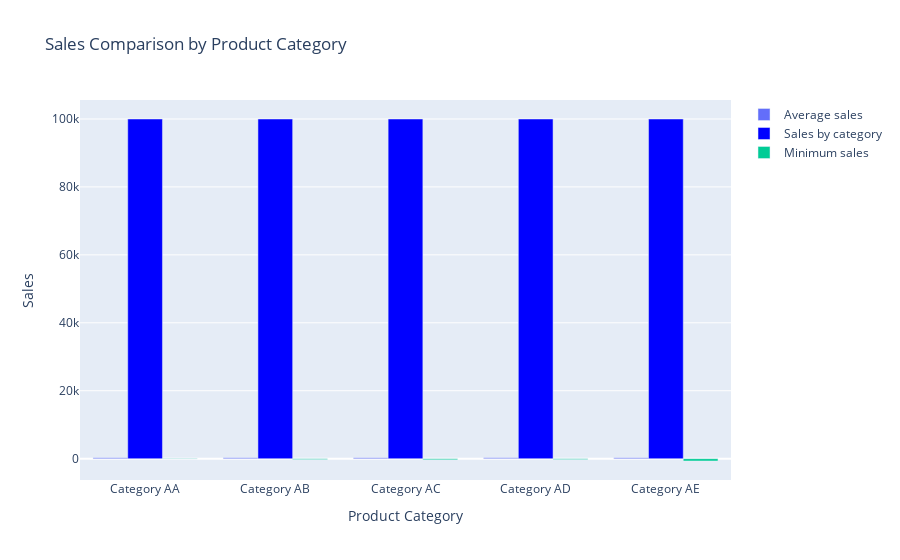

The code cell stored with this chart in its notebook:
### Code cell
trace1 = go.Bar(
    x=region_sales_by_cat.index,
    y=region_sales_by_cat['mean'],
    name='Average sales',
    #marker=dict(color='green')



)

trace2 = go.Bar(
    x=region_sales_by_cat.index,
    y=region_sales_by_cat['max'],
    name='Sales by category',
    marker=dict(color='blue'))

trace3 = go.Bar(
    x=region_sales_by_cat.index,
    y=region_sales_by_cat['min'],
    name='Minimum sales',
    #marker=dict(color='red')
)




# Combine the traces into a data list
data = [trace1, trace2, trace3]

# Set the layout
layout = go.Layout(
    barmode='group',
    title='Sales Comparison by Product Category',
    xaxis=dict(title='Product Category'),
    yaxis=dict(title='Sales')
)

fig2 = go.Figure(data=data, layout=layout)
fig2.show()

### Figure 1 — Plotly figure (JSON) as saved in the notebook; plotly's stock layout.template omitted (floating-point values rounded to 4 significant figures)
{"data": [{"name": "Average sales", "type": "bar", "x": ["Category AA", "Category AB", "Category AC", "Category AD", "Category AE"], "y": [271.5, 273.0, 297.4, 240.3, 296.5]}, {"marker": {"color": "blue"}, "name": "Sales by category", "type": "bar", "x": ["Category AA", "Category AB", "Category AC", "Category AD", "Category AE"], "y": [99999, 99999, 99999, 99999, 99999]}, {"name": "Minimum sales", "type": "bar", "x": ["Category AA", "Category AB", "Category AC", "Category AD", "Category AE"], "y": [-113.9, -209.9, -313.7, -212.0, -682.9]}], "layout": {"barmode": "group", "title": {"text": "Sales Comparison by Product Category"}, "xaxis": {"title": {"text": "Product Category"}}, "yaxis": {"title": {"text": "Sales"}}}}
